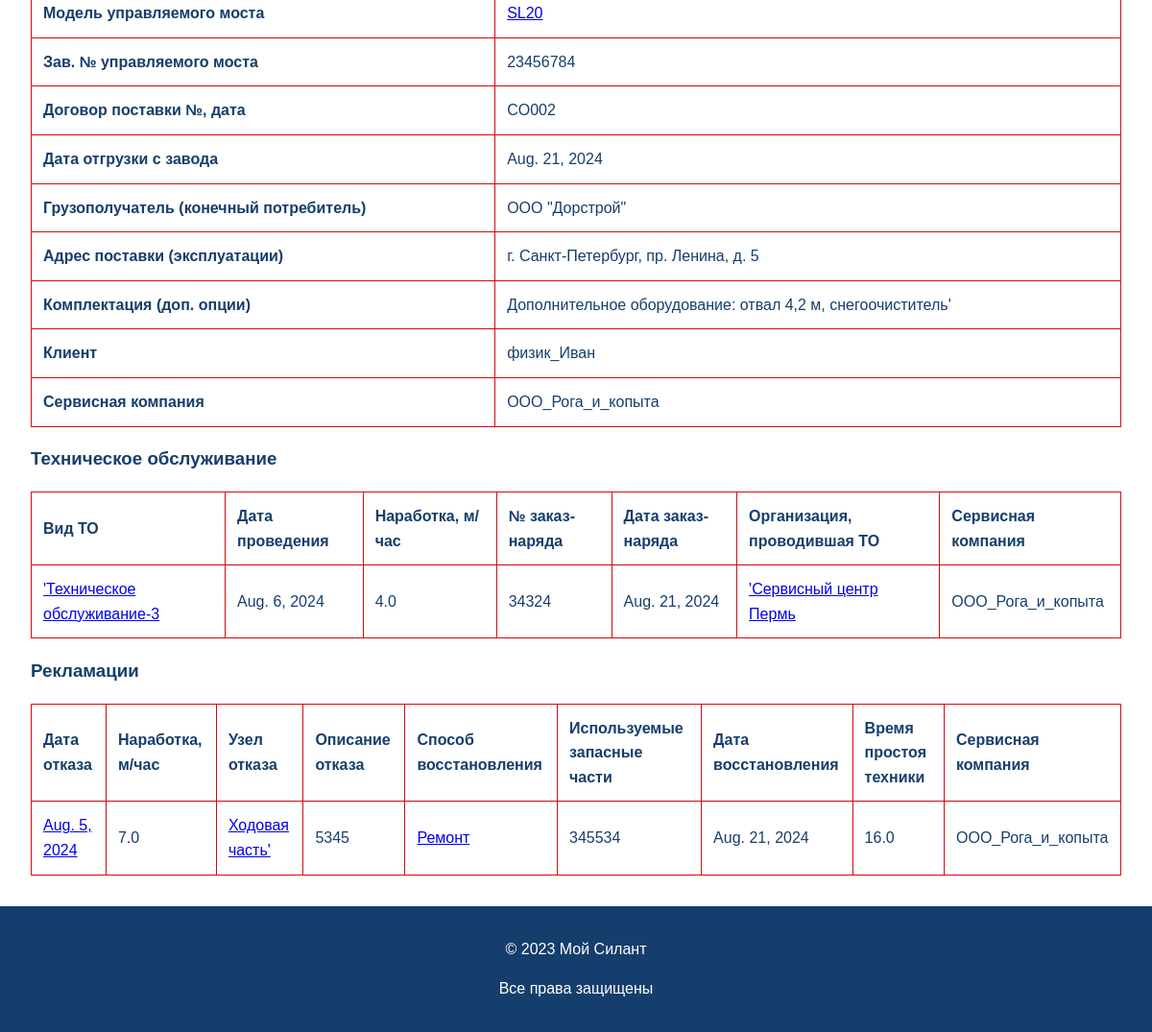
Page /car/3/ (signed in, lower part) on the earlier database version.
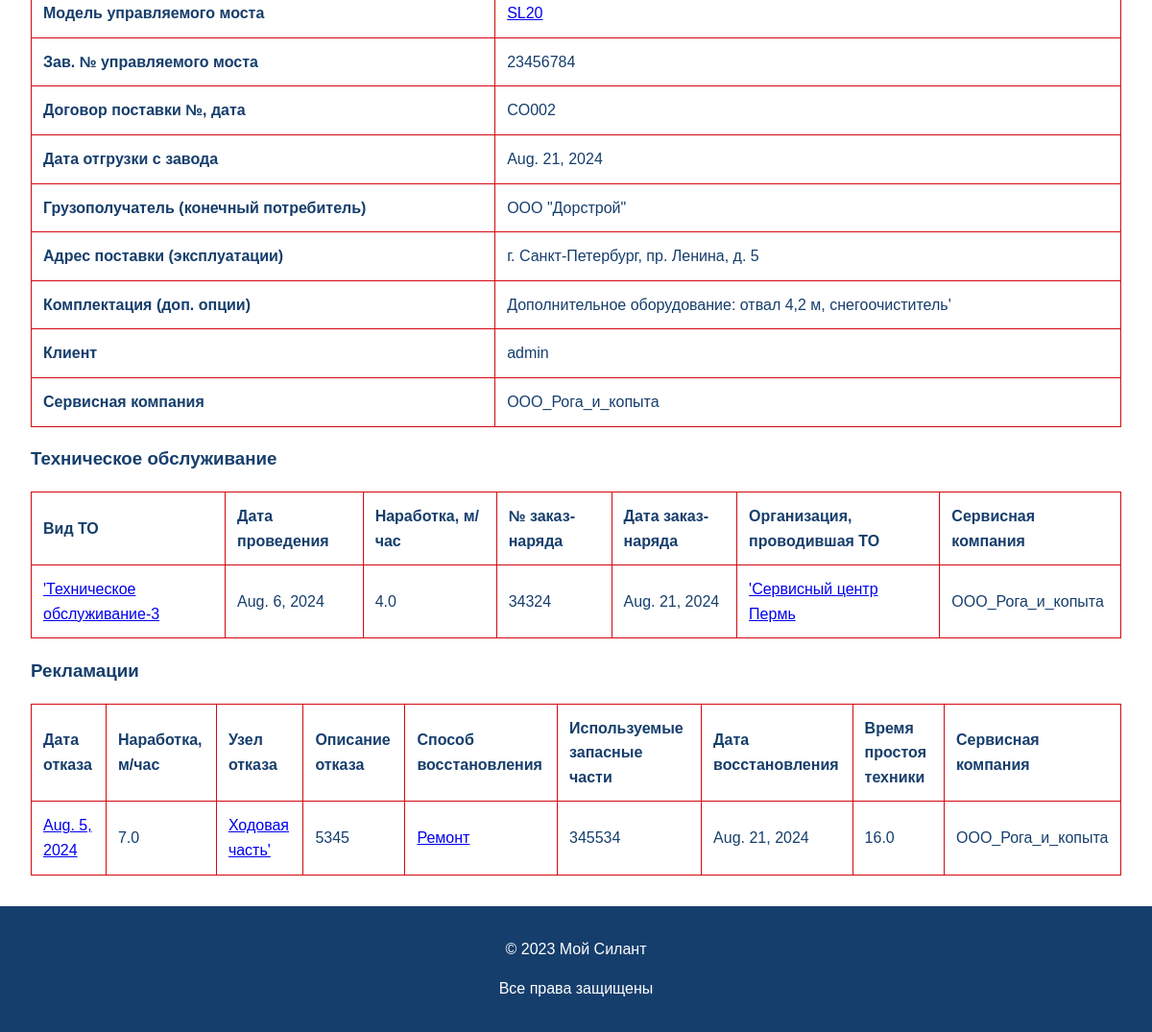
Same page on the later database version.
### cars/models.py (models this page shows, shortened)
class Car(models.Model):
    factory_number = models.CharField(max_length=255, unique=True, verbose_name="Зав. № машины")
    tech_model = models.ForeignKey(Reference, on_delete=models.SET_NULL, null=True, related_name='car_tech_models',
                                   limit_choices_to={'category': 'Модель техники'}, verbose_name="Модель техники")
    engine_model = models.ForeignKey(Reference, on_delete=models.SET_NULL, null=True, related_name='car_engine_models',
                                     limit_choices_to={'category': 'Модель двигателя'}, verbose_name="Модель двигателя")
    engine_number = models.CharField(max_length=255, verbose_name="Зав. № двигателя")
    transmission_model = models.ForeignKey(Reference, on_delete=models.SET_NULL, null=True,
                                           related_name='car_transmission_models',
                                           limit_choices_to={'category': 'Модель трансмиссии'}, verbose_name="Модель трансмиссии")
    transmission_number = models.CharField(max_length=255, verbose_name="Зав. № трансмиссии")
    drive_axle_model = models.ForeignKey(Reference, on_delete=models.SET_NULL, null=True,
                                         related_name='car_drive_axle_models',
                                         limit_choices_to={'category': 'Модель ведущего моста'}, verbose_name="Модель ведущего моста")
    drive_axle_number = models.CharField(max_length=255, verbose_name="Зав. № ведущего моста")
    steering_axle_model = models.ForeignKey(Reference, on_delete=models.SET_NULL, null=True,
                                            related_name='car_steering_axle_models',
                                            limit_choices_to={'category': 'Модель управляемого моста'}, verbose_name="Модель управляемого моста")
    steering_axle_number = models.CharField(max_length=255, verbose_name="Зав. № управляемого моста")
    supply_contract = models.CharField(max_length=255, verbose_name="Договор поставки №, дата")
    shipping_date = models.DateField(verbose_name="Дата отгрузки с завода")
    consignee = models.CharField(max_length=255, verbose_name="Грузополучатель (конечный потребитель)")
    delivery_address = models.CharField(max_length=255, verbose_name="Адрес поставки (эксплуатации)")
    equipment = models.TextField(verbose_name="Комплектация (доп. опции)")
    client = models.ForeignKey(User, on_delete=models.SET_NULL, null=True, related_name='client_cars', verbose_name="Клиент")
    service_company = models.ForeignKey(User, on_delete=models.SET_NULL, null=True, related_name='service_company_cars', verbose_name="Сервисная компания")

class Reference(models.Model):
    CATEGORIES = [
        ('Модель техники', 'Модель техники'),
        ('Модель двигателя', 'Модель двигателя'),
        ('Модель трансмиссии', 'Модель трансмиссии'),
        ('Модель ведущего моста', 'Модель ведущего моста'),
        ('Модель управляемого моста', 'Модель управляемого моста'),
        ('Вид ТО', 'Вид ТО'),
        ('Организация, проводившая ТО', 'Организация, проводившая ТО'),
        ('Узел отказа', 'Узел отказа'),
        ('Способ восстановления', 'Способ восстановления'),
    ]
    category = models.CharField(max_length=100, choices=CATEGORIES)
    name = models.CharField(max_length=200)
    description = models.TextField(blank=True)

### cars/views.py (the view)
# urls.py: path('car/<int:car_id>/', views.car_detail, name='car_detail'),
def car_detail(request, car_id):
    try:
        car = get_object_or_404(Car, id=car_id)
        if not request.user.is_staff:
            if request.user.groups.filter(name='Клиент').exists() and car.client != request.user:
                raise Http404
            if request.user.groups.filter(name='Сервисная компания').exists() and car.service_company != request.user:
                raise Http404
        maintenances = Maintenance.objects.filter(car=car)
        complaints = Complaint.objects.filter(car=car)
        return render(request, 'car_detail.html', {
            'car': car,
            'maintenances': maintenances,
            'complaints': complaints
        })
    except Http404:
        return render(request, '404.html', status=404)

### templates/car_detail.html (shortened to what this page needs)
{% extends 'base.html' %}
{% block content %}
    <table class="car-details">
        <tr>
            <th>Модель управляемого моста</th>
            <td><a href="{% url 'reference_detail' 'Модель управляемого моста' car.steering_axle_model.name %}">{{ car.steering_axle_model.name }}</a></td>
        </tr>
        <tr>
            <th>Зав. № управляемого моста</th>
            <td>{{ car.steering_axle_number }}</td>
        </tr>
        {% if user.is_authenticated %}
        <tr>
            <th>Договор поставки №, дата</th>
            <td>{{ car.supply_contract }}</td>
        </tr>
        <tr>
            <th>Дата отгрузки с завода</th>
            <td>{{ car.shipping_date }}</td>
        </tr>
        <tr>
            <th>Грузополучатель (конечный потребитель)</th>
            <td>{{ car.consignee }}</td>
        </tr>
        <tr>
            <th>Адрес поставки (эксплуатации)</th>
            <td>{{ car.delivery_address }}</td>
        </tr>
        <tr>
            <th>Комплектация (доп. опции)</th>
            <td>{{ car.equipment }}</td>
        </tr>
        <tr>
            <th>Клиент</th>
            <td>{{ car.client }}</td>
        </tr>
        <tr>
            <th>Сервисная компания</th>
            <td>{{ car.service_company }}</td>
        </tr>
        {% endif %}
    </table>
    <h3>Техническое обслуживание</h3>
    <table class="maintenance-table">
        <thead>
            <tr>
                <th>Вид ТО</th>
                <th>Дата проведения</th>
                <th>Наработка, м/час</th>
                <th>№ заказ-наряда</th>
                <th>Дата заказ-наряда</th>
                <th>Организация, проводившая ТО</th>
                <th>Сервисная компания</th>
            </tr>
        </thead>
        <tbody>
            {% for maintenance in maintenances %}
                <tr>
                    <td><a href="{% url 'maintenance_detail' car.id maintenance.id %}">{{ maintenance.maintenance_type.name }}</a></td>
                    <td>{{ maintenance.date }}</td>
                    <td>{{ maintenance.operating_time }}</td>
                    <td>{{ maintenance.order_number }}</td>
                    <td>{{ maintenance.order_date }}</td>
                    <td><a href="{% url 'reference_detail' 'Организация, проводившая ТО' maintenance.maintenance_organization.name %}">{{ maintenance.maintenance_organization.name }}</a></td>
                    <td>{{ maintenance.service_company }}</td>
                </tr>
            {% endfor %}
        </tbody>
    </table>
    <h3>Рекламации</h3>
    <table class="complaints-table">
        <thead>
            <tr>
                <th>Дата отказа</th>
                <th>Наработка, м/час</th>
                <th>Узел отказа</th>
                <th>Описание отказа</th>
                <th>Способ восстановления</th>
                <th>Используемые запасные части</th>
                <th>Дата восстановления</th>
                <th>Время простоя техники</th>
                <th>Сервисная компания</th>
            </tr>
        </thead>
        <tbody>
            {% for complaint in complaints %}
                <tr>
                    <td><a href="{% url 'complaint_detail' car.id complaint.id %}">{{ complaint.failure_date }}</a></td>
                    <td>{{ complaint.operating_time }}</td>
                    <td><a href="{% url 'reference_detail' 'Узел отказа' complaint.failure_node.name %}">{{ complaint.failure_node.name }}</a></td>
                    <td>{{ complaint.failure_description }}</td>
                    <td><a href="{% url 'reference_detail' 'Способ восстановления' complaint.recovery_method.name %}">{{ complaint.recovery_method.name }}</a></td>
                    <td>{{ complaint.parts_used }}</td>
                    <td>{{ complaint.recovery_date }}</td>
                    <td>{{ complaint.downtime }}</td>
                    <td>{{ complaint.service_company }}</td>
                </tr>
            {% endfor %}
        </tbody>
    </table>
{% endblock %}

Differences in the rows shown:
changed Car "CO002": client "физик_Иван" → "admin"
